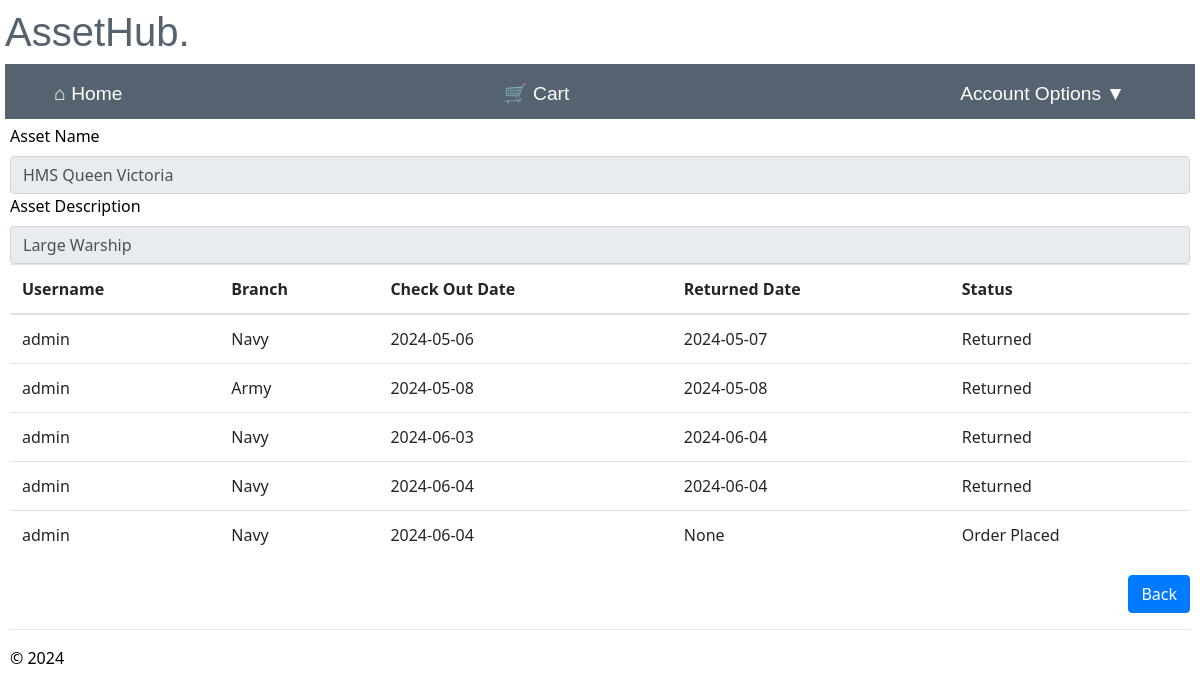
The page /asset_history/1 (signed in) on the database as committed earlier.
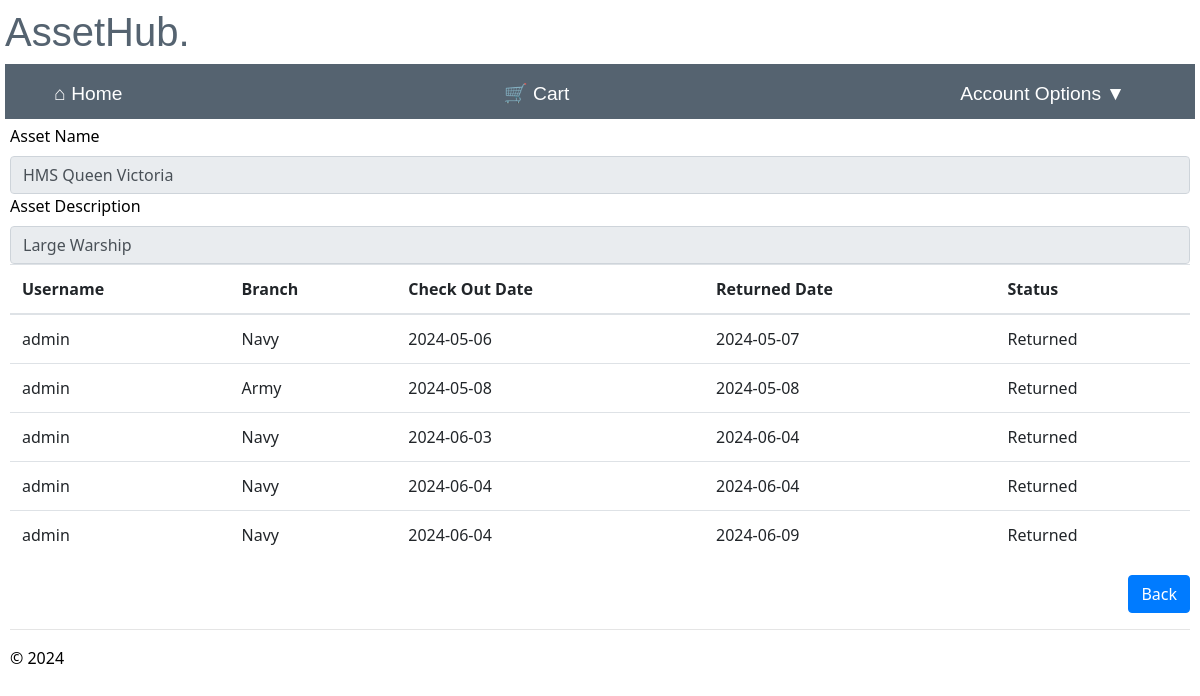
The same page on the database as committed later.
### app/models/models.py (models this page shows)
class Order(db.Model):
    __tablename__ = 'order'
    order_id = db.Column(db.Integer, primary_key=True, nullable=False)
    username = db.Column(db.Integer, db.ForeignKey('user.username'), nullable=False)#needs to be string
    asset_id = db.Column(db.String(100), db.ForeignKey('assets.asset_id'), nullable=False)
    branch_id = db.Column(db.Integer, db.ForeignKey('branch.branch_id'), nullable=False)
    check_out_date = db.Column(db.Date,nullable=False)
    return_date = db.Column(db.Date,nullable=True)
    status = db.Column(db.String(20),nullable= False, default='New Order')
    user = relationship('User', backref='order')
    asset = relationship('Assets', backref='order')
    branch = relationship('Branch', backref='order')

### app/manager/routes.py (the view)
@bp.route("/asset_history/<int:asset_id>", methods=['GET'])
@login_required
@check_is_manager
def asset_history(asset_id):
    try:
        asset_history_items = Order.query.filter_by(asset_id=asset_id).all()
        asset_history = asset_history_items
        asset_names, asset_description, branch_names = get_asset_details(asset_history)
        current_app.logger.info('Username: %s accessed asset %s history', current_user.username, asset_id)
    except Exception as e:
        flash("An error occurred retrieving assets.")
        asset_history_items = {}
        asset_names = {}
        asset_description = {}
        branch_names = {}
        current_app.logger.warning('Username: %s has a problem accessing asset history', current_user.username)
    return render_template("asset_history.html",
                           asset_history_items=asset_history_items, asset_names=asset_names,
                           asset_description=asset_description, branch_names=branch_names)

### app/manager/routes.py (called while the page is built)
def check_is_manager(func):
    @wraps(func)
    def decorated_function(*args, **kwargs):
        if current_user.role == 'admin'or current_user.role == 'manager':
            return func(*args, **kwargs)
        else:
            current_app.logger.critical('Username: %s accessed attempted to access %s', current_user.username,func.__name__)
            flash("You are not authorised to access this page")
            return redirect(url_for("main.home"))
    return decorated_function

def get_asset_details(item_deatils):
    asset_names = {}
    asset_description = {}
    branch_names = {}
    for item in item_deatils:
        asset = Assets.query.filter_by(asset_id=item.asset_id).first()
        branch = Branch.query.filter_by(branch_id=item.branch_id).first()
        if asset:
            asset_names[item.asset_id] = asset.asset_name
            asset_description[item.asset_id] = asset.asset_description
        if branch:
            branch_names[item.branch_id] = branch.branch_name
    return asset_names, asset_description, branch_names

### app/user/routes.py (called while the page is built)
@bp.before_app_request
def make_session_permanent():
    session.permanent = True
    current_app.permanent_session_lifetime = timedelta(seconds=60)

### app/manager/templates/asset_history.html (shortened to what this page needs)
{% extends "layout.html" %}
{% block content %}
{% if asset_history_items %}
    <label>Asset Name</label> <input type='text' name='asset_name' size="10" required class='form-control' value="{{ asset_names[asset_history_items[0].asset_id] }}" readonly>
    <label>Asset Description</label> <input type='text' name='asset_description' size="10" required class='form-control' value="{{ asset_description[asset_history_items[0].asset_id] }}" readonly>
{% endif %}
    <table class="table table-hover">
    <thead class="active tables">
      <th>Username</th>
      <th>Branch</th>
      <th>Check Out Date</th>
      <th>Returned Date</th>
      <th>Status</th>
    </thead>
    <tbody>
      {% for asset_history_items in asset_history_items %}
      <tr>
            <td>{{ asset_history_items.username }}</td>
            <td>{{ branch_names[asset_history_items.branch_id] }}</td>
            <td>{{ asset_history_items.check_out_date }}</td>
            <td>{{ asset_history_items.return_date }}</td>
            <td>{{ asset_history_items.status }}</td>
      </tr>
      {% endfor %}
    </tbody>
  </table>
  <div class="text-right">
  <td><a href='{{ url_for("manager.maintain_assets")}}' class='btn btn-primary'>Back</a></td>
  </div>
{% endblock %}

Rows that differ between the two databases and show on the page:
changed Order (number 5 of 5 on the later page): return_date "None" → "2024-06-09"; status "Order Placed" → "Returned"
